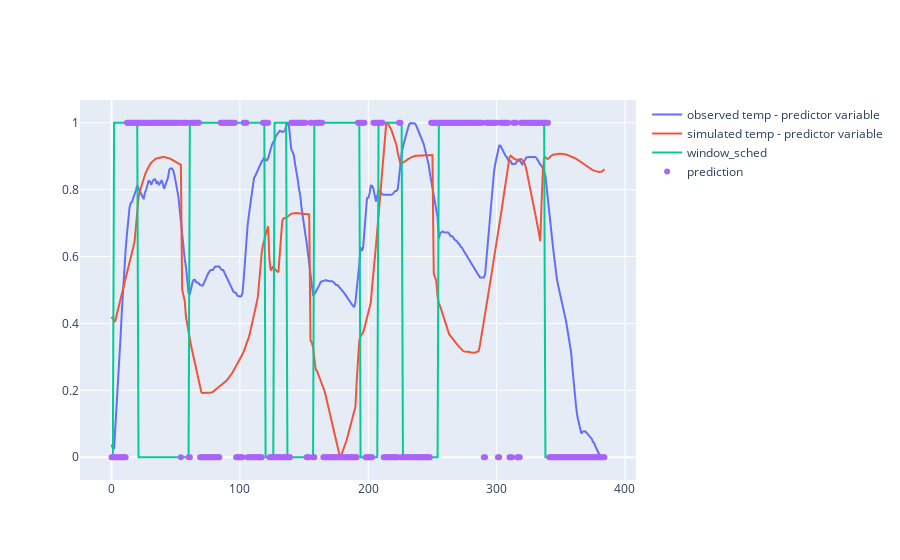

Here is the notebook cell this chart was saved with:
### Code cell
fig = make_subplots(rows=1, cols=1, shared_xaxes=True)

fig.add_trace(go.Scatter(
    y=x2[:,0], 

    name="observed temp - predictor variable"
), row = 1, col = 1)

fig.add_trace(go.Scatter(
    y=x2[:,1], 
    name="simulated temp - predictor variable"
), row = 1, col = 1)

fig.add_trace(go.Scatter(
    y=window_sched, 
    mode='lines',
    name="window_sched",
), row = 1, col = 1)


fig.add_trace(go.Scatter(
    y=choices2, 
    mode='markers',
    name="prediction",
), row = 1, col = 1)

### Figure 1 — Plotly figure (JSON) as saved in the notebook; plotly's stock layout.template omitted (floating-point values rounded to 4 significant figures; data arrays with more than 128 entries replaced by an {"elided": "..."} marker saying what was removed)
{"data": [{"name": "observed temp - predictor variable", "type": "scatter", "xaxis": "x", "y": {"elided": "385 float values"}, "yaxis": "y"}, {"name": "simulated temp - predictor variable", "type": "scatter", "xaxis": "x", "y": {"elided": "385 float values"}, "yaxis": "y"}, {"mode": "lines", "name": "window_sched", "type": "scatter", "xaxis": "x", "y": {"elided": "385 int values"}, "yaxis": "y"}, {"mode": "markers", "name": "prediction", "type": "scatter", "xaxis": "x", "y": {"elided": "385 int values"}, "yaxis": "y"}], "layout": {"xaxis": {"anchor": "y", "domain": [0, 1]}, "yaxis": {"anchor": "x", "domain": [0, 1]}}}
